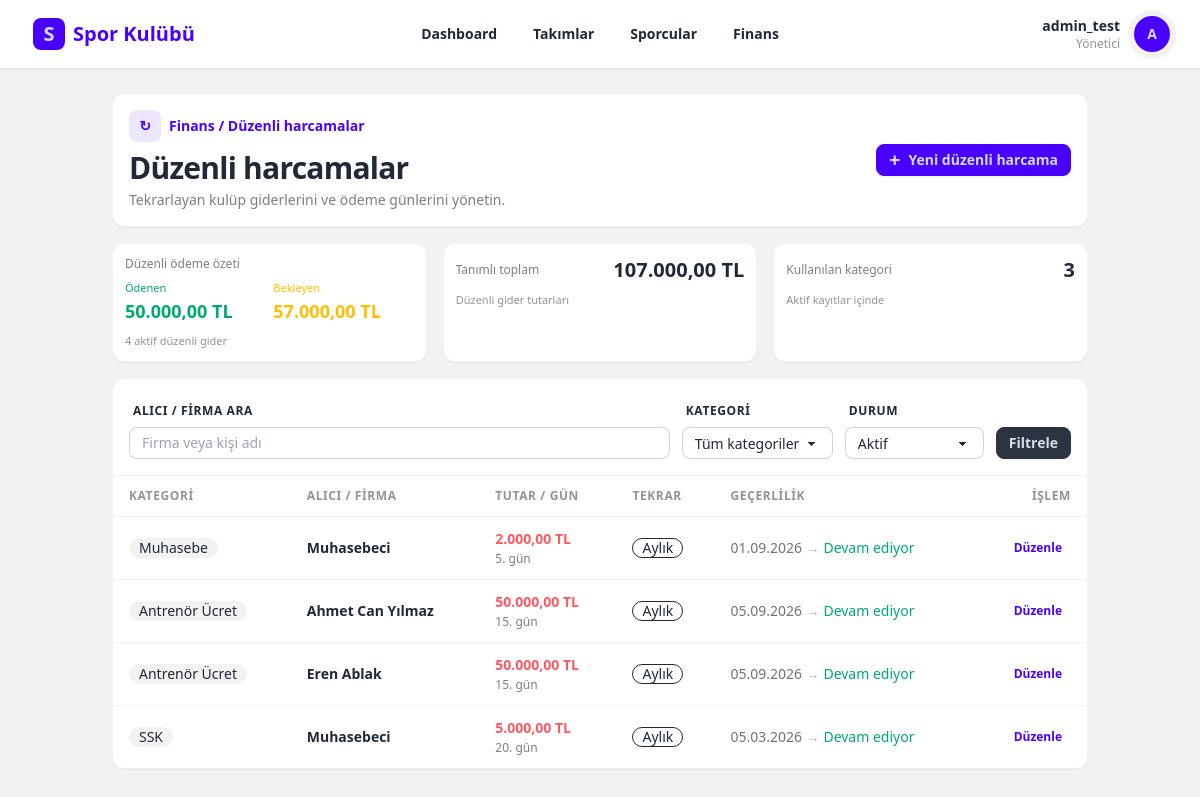
The app's page /finance/regular-expenses/ (signed in) with its own data.
### users/models.py (models this page shows, shortened)
class User(AbstractUser):
    class Role(models.TextChoices):
        PARENT = 'parent', 'Veli'
        ADMIN = 'admin', 'Yönetici'
        COACH = 'coach', 'Antrenör'
        FINANCE = 'finance', 'Mali İşler'
    email = models.EmailField(unique=True, verbose_name="E-posta Adresi")
    role = models.CharField(
        max_length=20,
        choices=Role.choices,
        default=Role.PARENT,
        verbose_name="Kullanıcı Rolü"
    )
    phone_number = models.CharField(max_length=15, blank=True, null=True, verbose_name="Telefon Numarası")
    tc_identity = models.CharField(max_length=11, blank=True, null=True, verbose_name="T.C. Kimlik No")
    USERNAME_FIELD = 'email'
    REQUIRED_FIELDS = ['username', 'first_name', 'last_name']
    class Meta:
        verbose_name = "Kullanıcı"
        verbose_name_plural = "Kullanıcılar"

### finance/models.py (models this page shows, shortened)
class RegularExpense(models.Model):
    category = models.ForeignKey(
        ExpenseCategory,
        on_delete=models.SET_NULL,
        null=True,
        related_name='regular_expenses',
        verbose_name="Kategori"
    )
    amount = models.DecimalField(max_digits=10, decimal_places=2, verbose_name="Tutar (TL)")
    reciever = models.CharField(max_length=200, verbose_name="Alıcı / Firma / Kişi")
    start_date = models.DateField(verbose_name="Başlangıç Tarihi")
    end_date = models.DateField(null=True, blank=True, verbose_name="Bitiş Tarihi (Opsiyonel)")
    frequency = models.CharField(
        max_length=20,
        choices=[
            ('monthly', 'Aylık'),
            ('quarterly', '3 Aylık'),
            ('yearly', 'Yıllık'),
        ],
        default='monthly',
        verbose_name="Frekans"
    )
    paymentDay = models.PositiveSmallIntegerField(
        default=1,
        null=True,
        blank=True,
        verbose_name="Ödeme Günü",
        help_text="Örn: 15, 30. Boş bırakılırsa ödeme günü belirtilmemiş olur."
    )
    notes = models.TextField(blank=True, null=True, verbose_name="Açıklama / Detay")
    created_by = models.ForeignKey(
        settings.AUTH_USER_MODEL,
        on_delete=models.SET_NULL,
        null=True,
        verbose_name="Kaydı Oluşturan"
    )
    created_at = models.DateTimeField(auto_now_add=True)
    class Meta:
        verbose_name = "Düzenli Gider"
        verbose_name_plural = "Düzenli Giderler"
        ordering = ['-start_date']

class ExpenseCategory(models.Model):
    name = models.CharField(max_length=100, verbose_name="Kategori Adı")
    description = models.TextField(blank=True, null=True, verbose_name="Açıklama")
    class Meta:
        verbose_name = "Gider Kategorisi"
        verbose_name_plural = "Gider Kategorileri"

### finance/views.py (the view)
# urls.py: path('regular-expenses/', views.regular_expense_list, name='regular-expense-list'),
@login_required
def regular_expense_list(request):
    query = request.GET.get('q', '').strip()
    category_id = request.GET.get('category', '')
    status = request.GET.get('status', 'active')
    expenses = RegularExpense.objects.select_related('category', 'created_by').order_by(
        F('paymentDay').asc(nulls_last=True), '-start_date'
    )
    if query:
        expenses = expenses.filter(reciever__icontains=query)
    if category_id:
        expenses = expenses.filter(category_id=category_id)
    if status == 'active':
        expenses = expenses.filter(Q(end_date__isnull=True) | Q(end_date__gte=date.today()))
    elif status == 'expired':
        expenses = expenses.filter(end_date__lt=date.today())
    return render(request, 'finance/regular_expenses.html', {
        'regular_expenses': expenses,
        'categories': ExpenseCategory.objects.all().order_by('name'),
        'query': query,
        'selected_category': category_id,
        'status': status,
        'today': date.today(),
        **get_regular_expense_summary(),
    })

### finance/views.py (called while the page is built)
def get_period_bounds(period):
    try:
        period_start = datetime.strptime(period, '%Y-%m').date()
    except (TypeError, ValueError):
        period_start = date.today().replace(day=1)
    period_end = period_start.replace(
        day=calendar.monthrange(period_start.year, period_start.month)[1]
    )
    return period_start, period_end

### templates/finance/regular_expenses.html (shortened to what this page needs)
{% extends "base.html" %}
{% block content %}
<div class="mx-auto w-full max-w-7xl space-y-4">
    <header class="flex flex-col gap-4 rounded-xl border border-base-200 bg-base-100 p-4 shadow-sm md:flex-row md:items-center md:justify-between">
        <div>
            <div class="mb-2 flex items-center gap-2 text-sm font-semibold text-primary">
                <span class="grid h-8 w-8 place-items-center rounded-lg bg-primary/10">↻</span>
                Finans / Düzenli harcamalar
            </div>
            <h1 class="text-3xl font-black tracking-tight">Düzenli harcamalar</h1>
            <p class="mt-1 text-sm text-base-content/60">Tekrarlayan kulüp giderlerini ve ödeme günlerini yönetin.</p>
        </div>
        <button class="btn btn-primary btn-sm gap-2"
                hx-get="{% url 'regular-expense-create' %}?category={{ selected_category }}&q={{ query|urlencode }}&status={{ status }}"
                hx-target="#regular-expense-modal-container"
                hx-swap="innerHTML">
            <span class="text-xl leading-none">+</span>
            Yeni düzenli harcama
        </button>
    </header>
    {% include 'finance/partials/_regular_expense_summary.html' %}
    <section class="rounded-xl border border-base-200 bg-base-100 shadow-sm">
        <form method="get" class="grid gap-3 border-b border-base-200 p-4 md:grid-cols-[1fr_auto_auto_auto] md:items-end">
            <label class="form-control">
                <span class="label label-text text-xs font-bold uppercase tracking-wider">Alıcı / firma ara</span>
                <input type="search" name="q" value="{{ query }}" placeholder="Firma veya kişi adı" class="input input-bordered input-sm">
            </label>
            <label class="form-control">
                <span class="label label-text text-xs font-bold uppercase tracking-wider">Kategori</span>
                <select name="category" class="select select-bordered select-sm">
                    <option value="">Tüm kategoriler</option>
                </select>
            </label>
            <label class="form-control">
                <span class="label label-text text-xs font-bold uppercase tracking-wider">Durum</span>
                <select name="status" class="select select-bordered select-sm">
                    <option value="active" {% if status == 'active' %}selected{% endif %}>Aktif</option>
                </select>
            </label>
            <button class="btn btn-neutral btn-sm">Filtrele</button>
        </form>
        <div class="overflow-x-auto">
            <table class="table">
                <thead>
                    <tr class="text-xs uppercase tracking-wider text-base-content/50">
                        <th>Kategori</th>
                        <th>Alıcı / firma</th>
                        <th>Tutar / gün</th>
                        <th>Tekrar</th>
                        <th>Geçerlilik</th>
                        <th class="text-right">İşlem</th>
                    </tr>
                </thead>
                {% include 'finance/partials/_regular_expense_list_response.html' %}
            </table>
        </div>
    </section>
</div>
{% endblock %}

### templates/base.html (shortened to what this page needs)
<!DOCTYPE html>
<html lang="tr" data-theme="light">
<head>
    <link href="https://cdn.jsdelivr.net/npm/daisyui@4.12.10/dist/full.min.css" rel="stylesheet" type="text/css" />
    <script src="https://cdn.tailwindcss.com"></script>
</head>
<body class="bg-base-200 min-h-screen" hx-headers='{"X-CSRFToken": "{{ csrf_token }}"}'>
    <header class="sticky top-0 z-40 border-b border-base-300 bg-base-100/95 shadow-sm backdrop-blur">
        <div class="navbar mx-auto max-w-7xl px-4 sm:px-6">
            <div class="navbar-start">
                <a href="{% url 'dashboard-index' %}" class="btn btn-ghost gap-2 px-2 text-lg font-black text-primary sm:text-xl">
                    <span class="grid h-8 w-8 place-items-center rounded-lg bg-primary text-primary-content">S</span>
                    <span class="hidden sm:inline">Spor Kulübü</span>
                </a>
            </div>
            <nav class="navbar-center hidden lg:flex">
                <ul class="menu menu-horizontal gap-1 px-1 font-semibold">
                    <li><a href="{% url 'dashboard-index' %}">Dashboard</a></li>
                    <li><a href="{% url 'team-list' %}">Takımlar</a></li>
                    <li><a href="{% url 'athlete-manage-list' %}">Sporcular</a></li>
                    <li><a href="{% url 'finance-dashboard' %}">Finans</a></li>
                </ul>
            </nav>
            <div class="navbar-end gap-1 sm:gap-2">
                <div class="hidden text-right sm:block">
                    <p class="max-w-32 truncate text-sm font-bold">{{ request.user.get_full_name|default:request.user.username }}</p>
                    <p class="text-xs text-base-content/50">{{ request.user.get_role_display }}</p>
                </div>
                <div class="dropdown dropdown-end">
                    <label tabindex="0" class="btn btn-circle avatar placeholder" aria-label="Kullanıcı menüsü">
                        <div class="w-9 rounded-full bg-primary text-primary-content"><span>{{ request.user.first_name|first|default:request.user.username|first|upper }}</span></div>
                    </label>
                </div>
            </div>
        </div>
    </header>
    <main class="container mx-auto p-6">
        {% block content %}{% endblock %}
    </main>
</body>
</html>

### templates/finance/partials/_regular_expense_list_response.html (shortened to what this page needs)
<tbody id="regular-expense-list">
    {% for expense in regular_expenses %}
    <tr class="border-b border-base-200 last:border-0 {% if expense.end_date and expense.end_date < today %}opacity-60{% endif %}">
        <td>
            {% if expense.category %}
            <span class="badge badge-ghost font-medium">{{ expense.category.name }}</span>
            {% else %}
            <span class="text-sm text-base-content/40">Kategorisiz</span>
            {% endif %}
        </td>
        <td>
            <div class="font-semibold">{{ expense.reciever }}</div>
        </td>
        <td class="text-error">
            <div class="font-black">{{ expense.amount|floatformat:2 }} TL</div>
            <div class="mt-0.5 text-xs text-base-content/60">{% if expense.paymentDay %}{{ expense.paymentDay }}. gün{% else %}Gün yok{% endif %}</div>
        </td>
        <td><span class="badge badge-outline">{{ expense.get_frequency_display }}</span></td>
        <td class="text-sm text-base-content/65">
            {{ expense.start_date|date:'d.m.Y' }}
            <span class="text-base-content/35">→</span>
            {% if expense.end_date %}{{ expense.end_date|date:'d.m.Y' }}{% else %}<span class="text-success">Devam ediyor</span>{% endif %}
        </td>
        <td class="text-right">
            <button type="button" class="btn btn-ghost btn-xs text-primary"
                    hx-get="{% url 'regular-expense-update' expense.pk %}?category={{ selected_category }}&q={{ query|urlencode }}&status={{ status }}"
                    hx-target="#regular-expense-modal-container"
                    hx-swap="innerHTML">
                Düzenle
            </button>
        </td>
    </tr>
    {% endfor %}
</tbody>

### records on screen
User: user.get_full_name "admin_test", user.role "Yönetici", user.first_name|first "A"
RegularExpense: category.name "Muhasebe", reciever "Muhasebeci", amount "2.000,00", paymentDay "5", frequency "Aylık", start_date "01.09.2026", shows "Devam ediyor"
RegularExpense: category.name "Antrenör Ücret", reciever "Ahmet Can Yılmaz", amount "50.000,00", paymentDay "15", frequency "Aylık", start_date "05.09.2026", shows "Devam ediyor"
RegularExpense: category.name "Antrenör Ücret", reciever "Eren Ablak", amount "50.000,00", paymentDay "15", frequency "Aylık", start_date "05.09.2026", shows "Devam ediyor"
RegularExpense: category.name "SSK", reciever "Muhasebeci", amount "5.000,00", paymentDay "20", frequency "Aylık", start_date "05.03.2026", shows "Devam ediyor"

### other values on screen
{{ regular_paid_total|floatformat:2 }} "50.000,00"
{{ regular_pending_total|floatformat:2 }} "57.000,00"
{{ regular_expense_count }} "4"
{{ regular_expense_total|floatformat:2 }} "107.000,00"
{{ regular_category_count }} "3"
